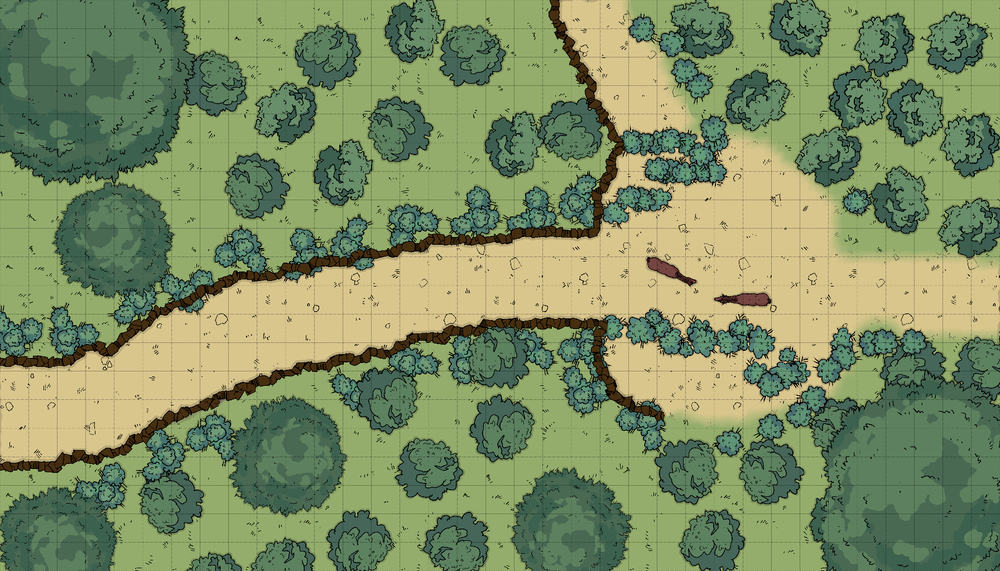
#> input picture img/tst_small.png, 1000 x 571 px, shrunk from 1792 x 1024 before the run, found by its file name
$ python lab3.py
#> lines starting #> are read from the running program, lines starting #| are printed output that depends on the picture; long printed decimals are rounded
import math

import numpy as np
import os
import cv2

def noise_gauss(Im, scale = 50):
    row, col, ch = Im.shape
    mean = 0
    gauss = np.random.normal(mean, scale, (row, col, ch))
    gauss = gauss.reshape(row, col, ch)
    noise = Im + gauss
    return np.array(noise, np.uint8)

def mse(arr1, arr2):
    diff = arr1 - arr2
    return np.sum(diff * diff) / arr1.shape[0] / arr1.shape[1]

def psnr(arr1, arr2):
    mean_se = mse(arr1, arr2)
    if mean_se == 0:
        return 1
    else:
        return 10 * math.log10(255 * 255 / mean_se)

img_path = os.getcwd() + "\\img\\"
img_name = "tst_small"
img_ext = ".png"
initial = cv2.imread(img_path + img_name + img_ext)
#> initial is the input picture: shape (571, 1000, 3); mean B, G, R 99.6, 142.5, 125.4

noised = noise_gauss(initial)
#> in noise_gauss, `return np.array(noise, np.uint8)`:
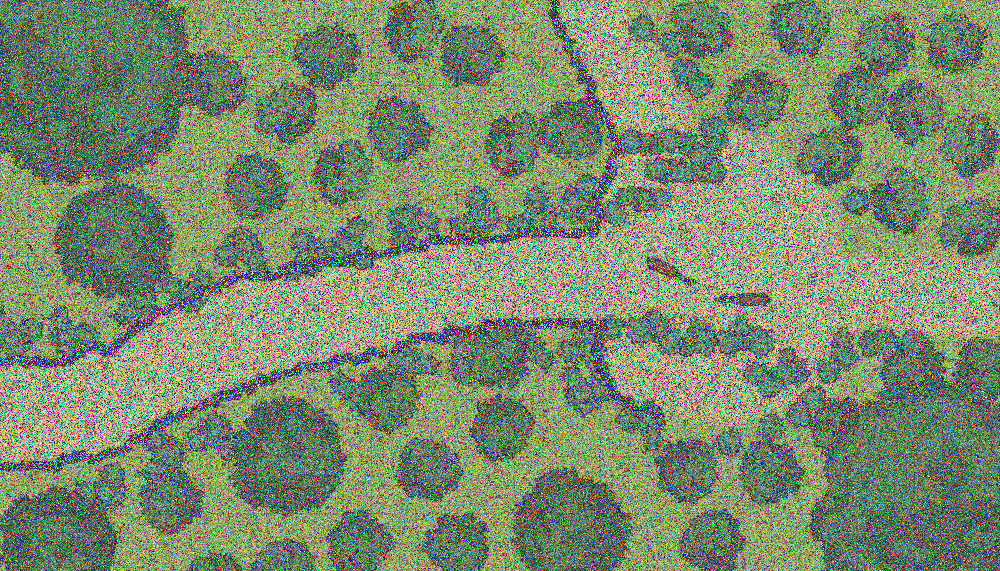
#> returned value: shape (571, 1000, 3); mean of channels 0, 1, 2 110.6, 138.5, 124.6; drawn as B, G, R

try:
    cv2.imshow("Noised", noised)
    cv2.waitKey()
    cv2.imwrite(img_path + img_name + "_custom_gauss" + img_ext, noised)
except OSError:
    pass

noised = cv2.cvtColor(noised, cv2.COLOR_BGR2GRAY)
noised_80 = cv2.cvtColor(noise_gauss(initial, 120), cv2.COLOR_BGR2GRAY)
#> call 2 of noise_gauss, with scale = 120
#> in noise_gauss (call 2), `noise = Im + gauss`:
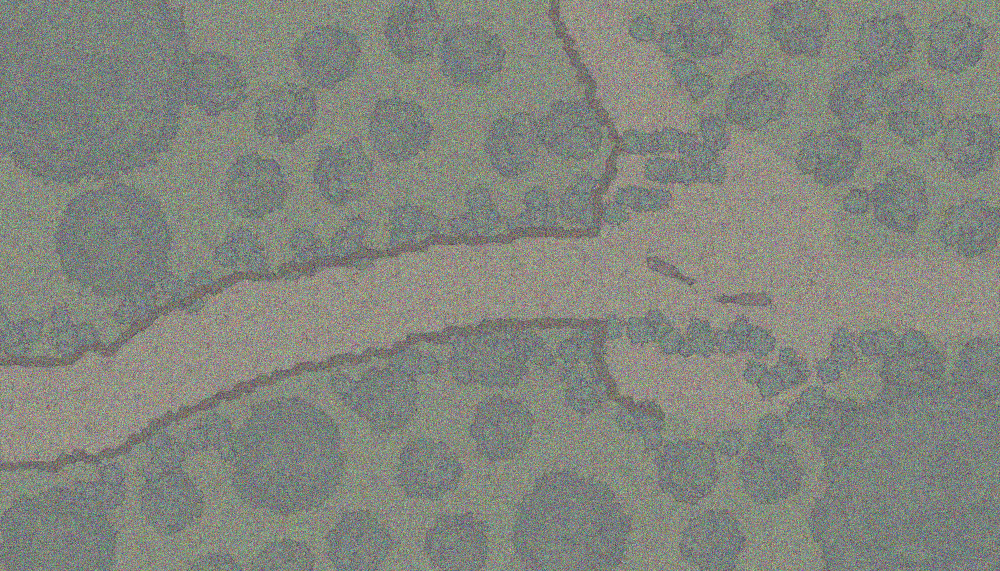
#> noise: shape (571, 1000, 3) float64; mean B, G, R 99.6, 142.5, 125.2; drawn with min black and max white
#> in noise_gauss (call 2), `return np.array(noise, np.uint8)`:
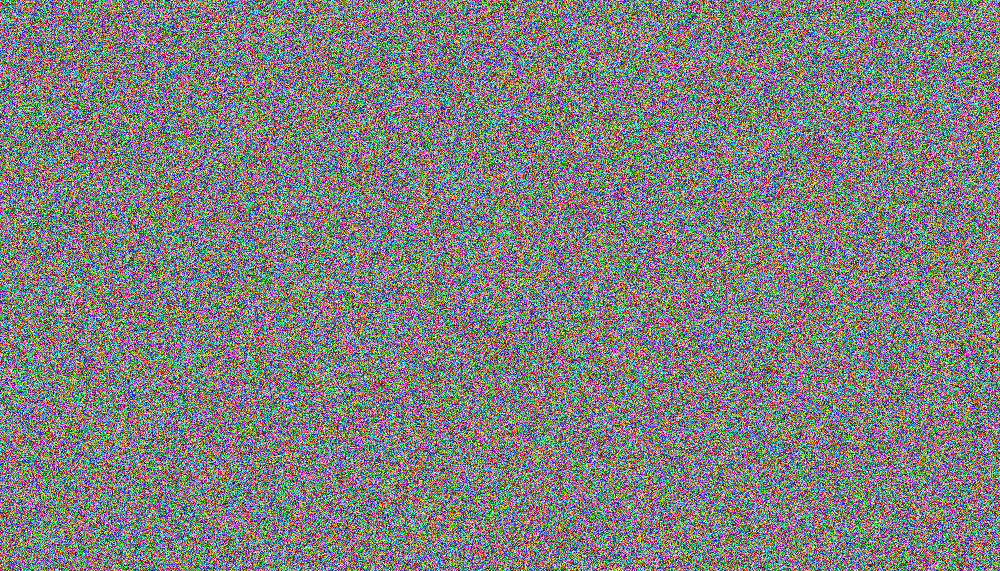
#> returned value: shape (571, 1000, 3); mean of channels 0, 1, 2 126.5, 127.5, 127.1; drawn as B, G, R
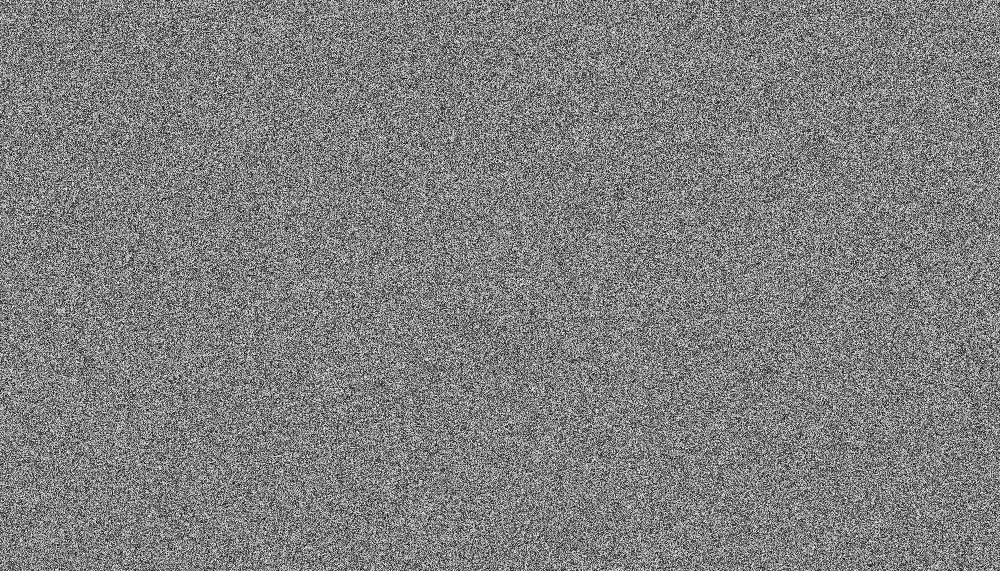
#> noised_80: shape (571, 1000); min 0, max 254, mean 127.3
noised_30 = cv2.cvtColor(noise_gauss(initial, 10), cv2.COLOR_BGR2GRAY)
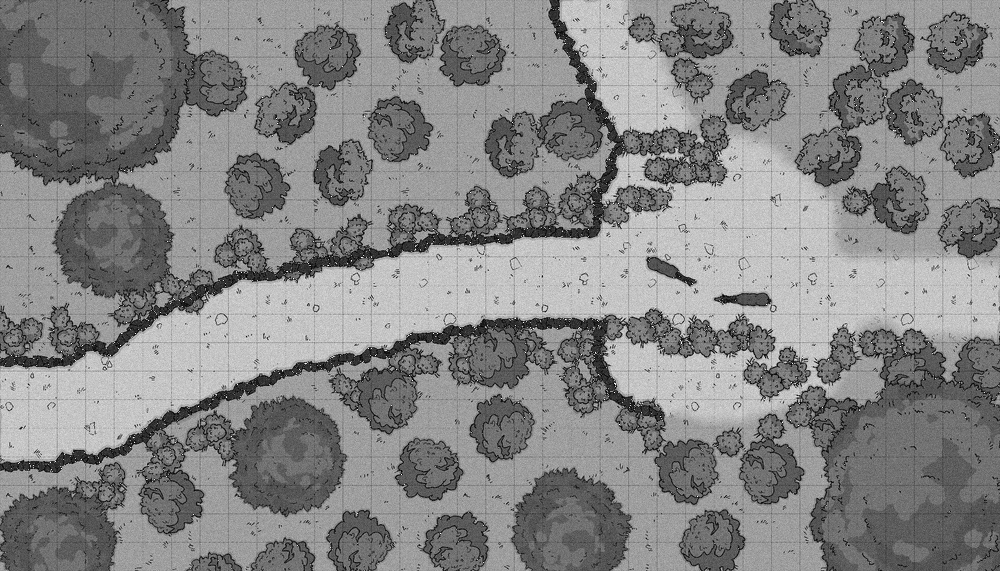
#> noised_30: shape (571, 1000); min 0, max 254, mean 132.7

initial = cv2.cvtColor(initial, cv2.COLOR_BGR2GRAY)
#> initial: shape (571, 1000)

MSE = [
    mse(initial, noised_80),
    mse(initial, noised),
    mse(initial, noised_30)
]
#> in mse (call 2), `diff = arr1 - arr2`:
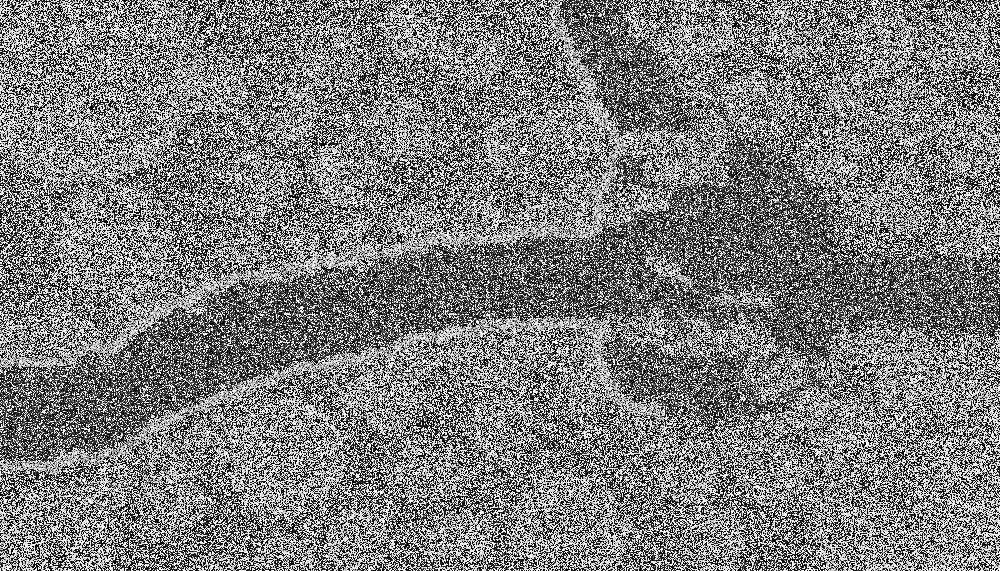
#> diff: shape (571, 1000); min 0, max 255, mean 125.5
#> in mse (call 3), `diff = arr1 - arr2`:
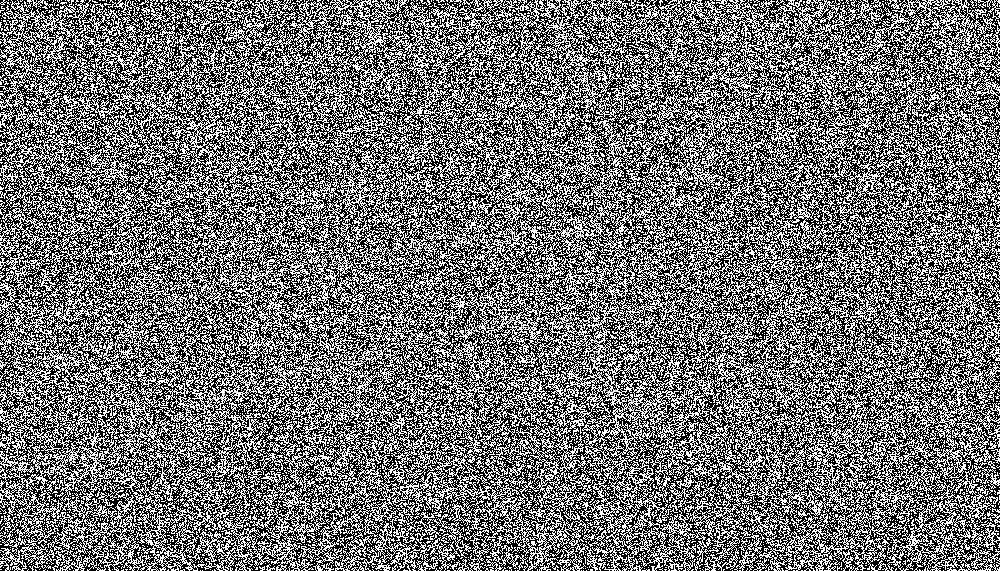
#> diff: shape (571, 1000); min 0, max 255, mean 115
#> MSE = [105.5, 100.3, 40]
PSNR = [
    psnr(initial, noised_80),
    psnr(initial, noised),
    psnr(initial, noised_30)
]
#> in psnr, `mean_se = mse(arr1, arr2)`: mean_se = 105.5
#> PSNR = [27.9, 28.12, 32.11]

print(MSE)
#| [105.514, 100.275, 40.005]
print(PSNR)
#| [27.898, 28.119, 32.110]
